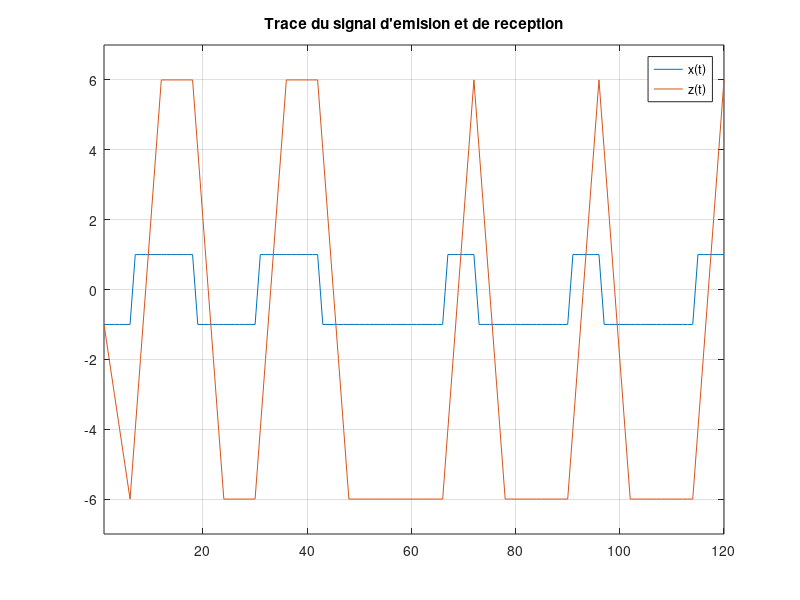
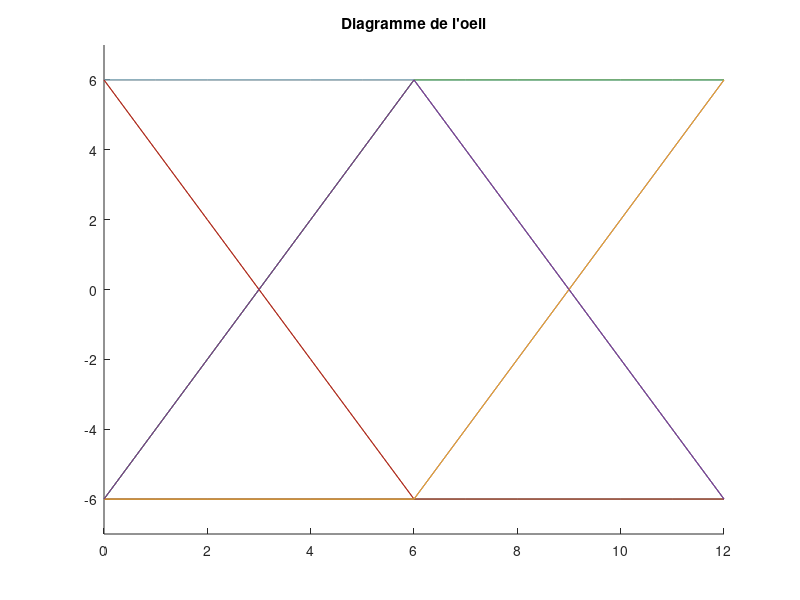

Reproduce these figures in MATLAB, in order.
close all
clear

%% Variables

Ts = 6; %Durée d'un symbole.
t0 = Ts; %Instant initial.
nb_bits = 20; %Longueur de la trame binaire.
V = 1;  %Amplitude des symboles.

%% Emission

bits = V*(randi(2,1,nb_bits)-1); 
symboles = 2*bits-1;
diracs = kron(symboles, [1 zeros(1,Ts-1)]);
h = ones(1,Ts);
x = filter(h,1,diracs);

%% Bruit AWGN

sigma_a2 = 1;
SNR = 1;
M = 2;
sigma_n2 = sigma_a2*(h*h')/(2*log2(M)*SNR);
%n = randn(1,length(diracs))*sigma_n2;
n = 0;

%% Canal de transmission

r = x + n;

%% Reception

hr = ones(1,Ts);
z = filter(hr,1,r);

%% Echantillonage

z_echan = z(t0:Ts:end);

%% Detecteur de seuil + demapping

bits_estimes = zeros(size(z_echan));
for i=1:length(z_echan)
    if z_echan(i) >= 0
        bits_estimes(i) = 1;
    end
end

%% Calcul du TEB

erreurs = 0;
for i=1:length(z_echan)
    if bits(i) ~= bits_estimes(i)
        erreurs = erreurs + 1;
    end
end

TEB = erreurs / length(bits);

%% Affichages

figure(1)

% Symboles transmis
plot(1:nb_bits*Ts, x)
axis([1 nb_bits*Ts -Ts-1 Ts+1])
hold on
plot(1:nb_bits*Ts, z)
hold off
grid on
legend('x(t)','z(t)')
title("Trace du signal d'emision et de reception")

%-------------------------------------------------

figure(2)

% Diagramme de l'oeil
axis([0 2*Ts -Ts-1 Ts+1])
hold on
for i=1:2*Ts-1
    plot(0:2*Ts, z(i*Ts:(i+2)*Ts))
end
hold off
title("Diagramme de l'oeil")

%-------------------------------------------------

fprintf('Valeur du TEB = %1.2f\n',TEB)

